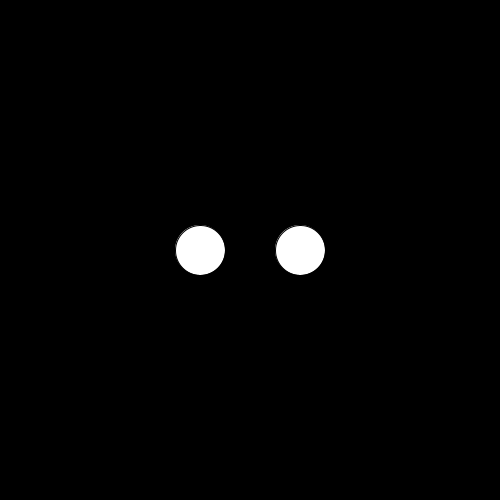
Frame 1 (no input)
Frame 60 (the mouse pressed at the canvas centre just before this capture): identical to frame 1, image omitted
Frame 120 (the mouse held since frame 60 and released just before this capture): identical to frame 1, image omitted

The Processing sketch that drew this single still picture (run headless with seeded random() and noise(); from frame 60 on, the mouse is pressed at the canvas centre):

// Processing sketch: E09_Basic_Translation
// ── E09_Basic_Translation.pde
void setup() {
  size(500, 500);
}

void draw() {
  background(0);
  
  fill(255);
  
  translate(width / 2, height / 2);
  ellipse(50, 0, 50, 50);
  ellipse(-50, 0, 50, 50);
}
